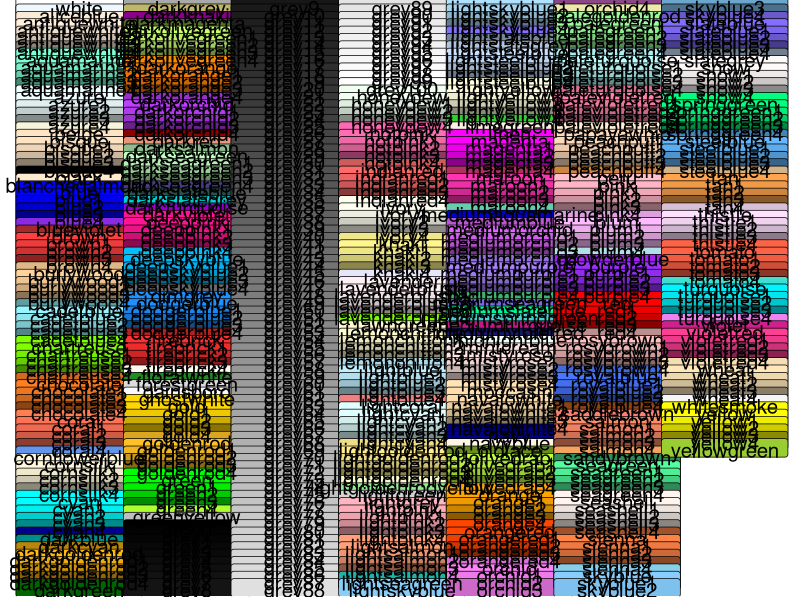

The R script that drew this image:
library(tidyverse)

named_colors = data.frame(name=colors()) %>%
  filter(!str_detect(name, 'gray'))

n_colors = nrow(named_colors)
n_rows = 80
n_cols = ceiling(n_colors/n_rows)

named_colors$row = rep(n_rows:1, n_cols)[1:n_colors] * 3
named_colors$col = sort(rep(1:n_cols, n_rows))[1:n_colors]

fill_space = '             '

p=ggplot(named_colors, aes(x=col,y=row)) + 
  geom_label(aes(label=fill_space),family='mono', fill=named_colors$name, size=4) +
  geom_text(aes(label=name),nudge_y = -1, size=5.2) + 
  scale_x_continuous(expand = c(0.1,0.1)) +
  scale_y_continuous(expand = c(0.01,0.01)) +
  theme_minimal() +
  theme(axis.text = element_blank(),
        axis.title = element_blank(),
        panel.grid = element_blank(),
        plot.margin = margin(0,0,0,0))

ggsave('named_colors.png', p, height=120, width=30,unit='cm',dpi=60)
             
